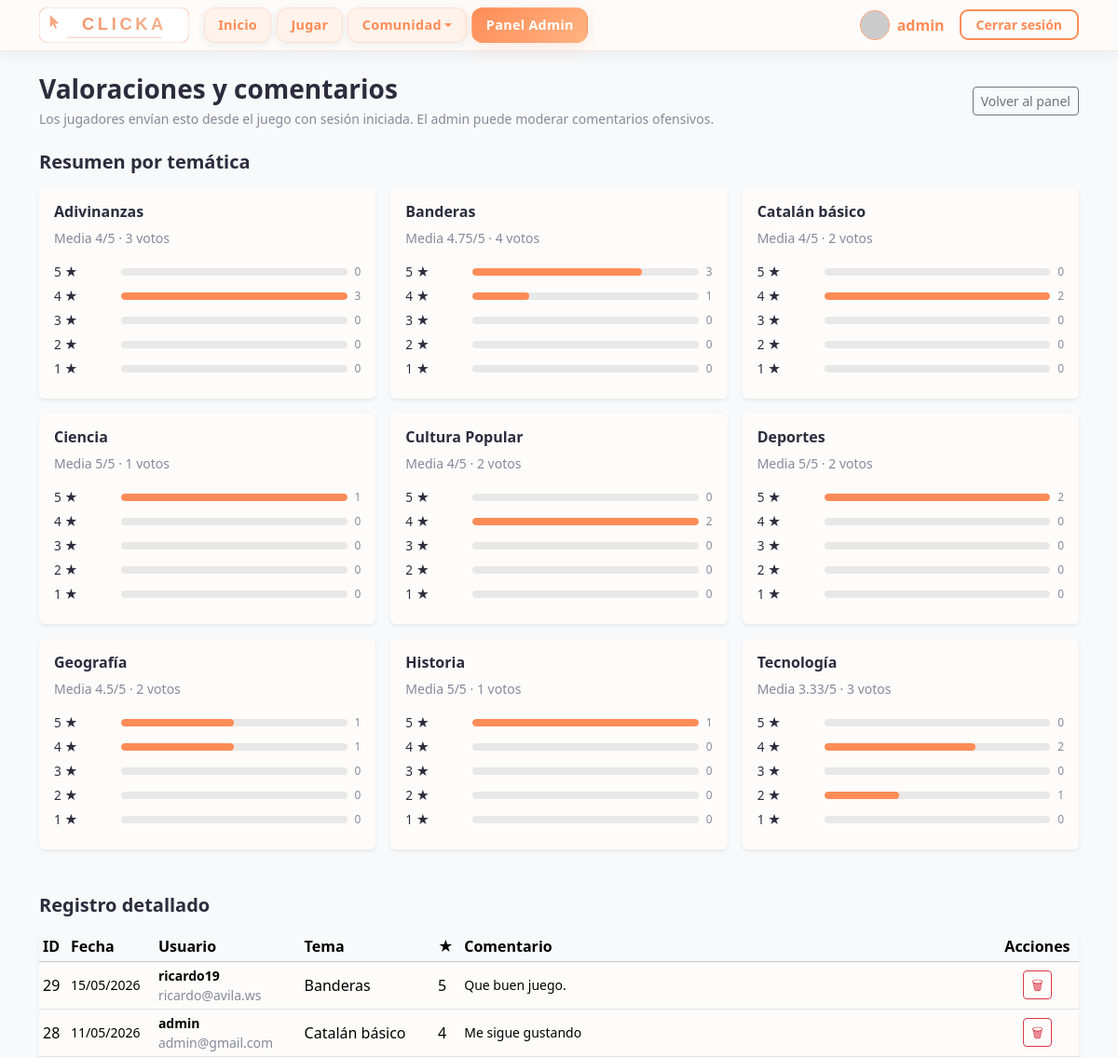
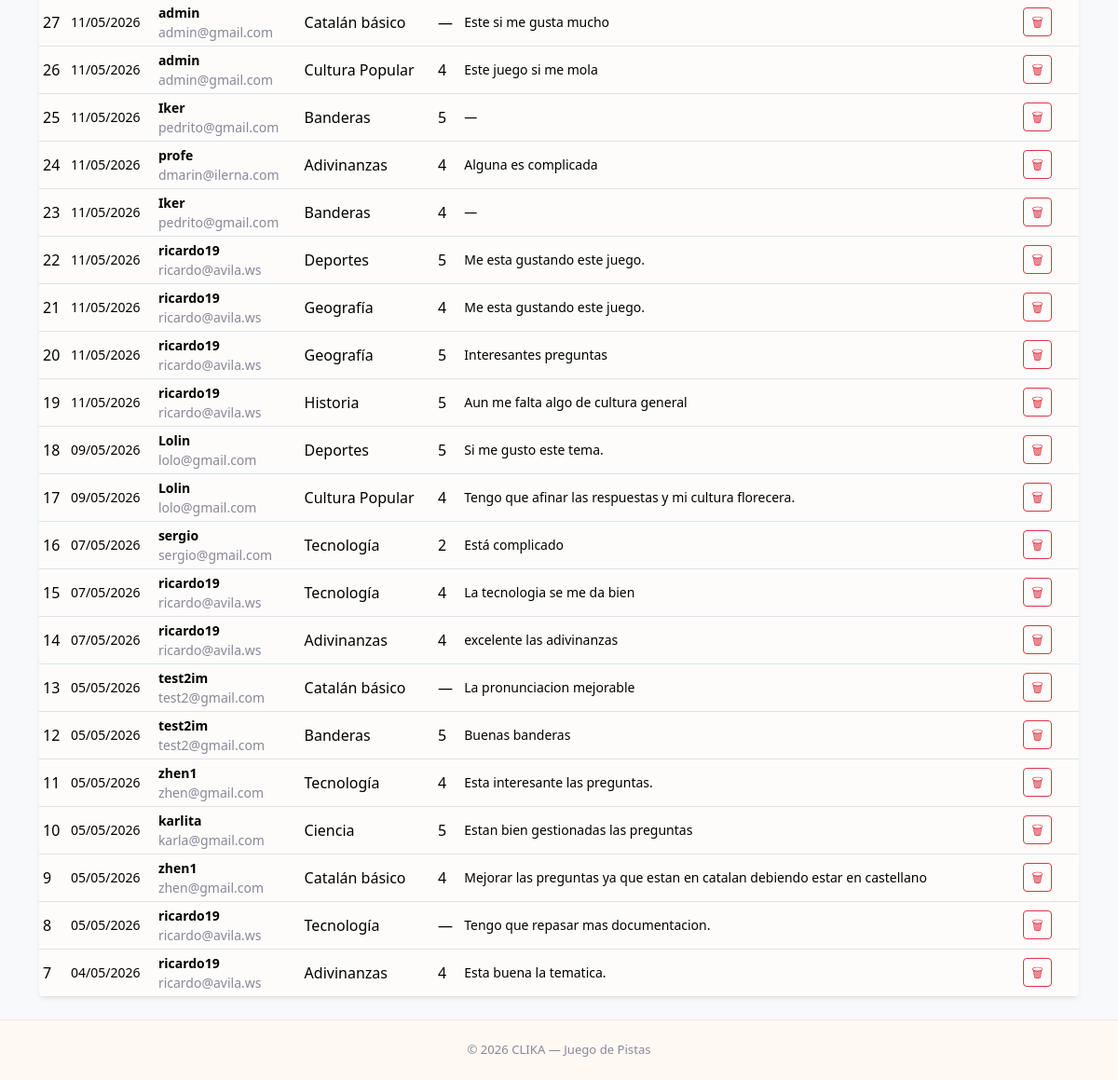
The app's page /pages/admin_feedback.php (signed in) with its own data (2 pictures, top to bottom).
### tables this page shows
CREATE TABLE app_feedback (
            id INTEGER PRIMARY KEY AUTOINCREMENT,
            usuario_id INTEGER NULL,
            estrellas INTEGER NULL,
            comentario TEXT NULL,
            tema TEXT NULL,
            created_at TEXT NOT NULL DEFAULT CURRENT_TIMESTAMP
        );

CREATE TABLE usuarios (
    id INTEGER PRIMARY KEY AUTOINCREMENT,
    username TEXT NOT NULL UNIQUE,
    password_hash TEXT NOT NULL,
    rol TEXT NOT NULL DEFAULT 'jugador',
    puntos INTEGER NOT NULL DEFAULT 0,
    created_at TEXT NOT NULL DEFAULT CURRENT_TIMESTAMP
, foto TEXT DEFAULT 'default.png', nombre_usuario TEXT NOT NULL);

### includes/db.php (called while the page is built, shortened)
<?php
try {
    $db = new SQLite3(DB_PATH);
    $db->enableExceptions(true);
    $db->busyTimeout(60000);
    $db->exec('PRAGMA foreign_keys = ON;');
    clicka_migrate_usuarios_public_name($db);
} catch (Throwable $e) {
    if (strpos($_SERVER['HTTP_ACCEPT'] ?? '', 'application/json') !== false ||
        strpos($_SERVER['REQUEST_URI'] ?? '', '/api/') !== false) {
        header('Content-Type: application/json; charset=utf-8');
        http_response_code(500);
        echo json_encode(['error' => 'Database connection failed'], JSON_UNESCAPED_UNICODE);
        exit;
    }
    die("Error de conexión a la base de datos.");
}
function clicka_migrate_usuarios_public_name(SQLite3 $db): void
{
    $hasColumn = false;
    $info = $db->query('PRAGMA table_info(usuarios)');
    while ($row = $info->fetchArray(SQLITE3_ASSOC)) {
        if (($row['name'] ?? '') === 'nombre_usuario') {
            $hasColumn = true;
            break;
        }
    }
    if ($hasColumn) {
        return;
    }
}

### pages/admin_feedback.php (the view, shortened to what this page needs)
<?php
require_once dirname(__DIR__) . '/includes/db.php';
$byTema = [];
$rows   = [];
try {
    $exists = (int) $db->querySingle("SELECT 1 FROM sqlite_master WHERE type='table' AND name='app_feedback' LIMIT 1");
    if ($exists === 1) {
        $res = $db->query(
            "SELECT f.tema, f.estrellas, COUNT(*) AS c
             FROM app_feedback f
             WHERE f.tema IS NOT NULL AND TRIM(f.tema) != ''
               AND f.estrellas BETWEEN 1 AND 5
             GROUP BY f.tema, f.estrellas"
        );
        while ($row = $res->fetchArray(SQLITE3_ASSOC)) {
            $t = (string) $row['tema'];
            $s = (int) $row['estrellas'];
            if (!isset($byTema[$t])) {
                $byTema[$t] = [1 => 0, 2 => 0, 3 => 0, 4 => 0, 5 => 0];
            }
            $byTema[$t][$s] = (int) $row['c'];
        }
        ksort($byTema, SORT_NATURAL | SORT_FLAG_CASE);
        $res2 = $db->query(
            "SELECT f.id, f.tema, f.estrellas, f.comentario, f.created_at,
                    u.username AS user_email, u.nombre_usuario AS nombre_usuario
             FROM app_feedback f
             LEFT JOIN usuarios u ON u.id = f.usuario_id
             ORDER BY f.id DESC
             LIMIT 250"
        );
        while ($row = $res2->fetchArray(SQLITE3_ASSOC)) {
            $rows[] = $row;
        }
    }
} catch (Throwable $e) {
    $error = 'No se pudieron cargar los datos.';
    error_log('admin_feedback: ' . $e->getMessage());
}
?>
<!DOCTYPE html>
<html lang="es">
<head>
  <?php include '../includes/head.php'; ?>
</head>
<body class="bg-light">
  <?php include '../includes/menu.php'; ?>
  <main class="container py-4">
    <div class="d-flex flex-wrap justify-content-between align-items-start align-items-md-center gap-2 mb-4">
      <div>
        <h1 class="h3 fw-bold mb-1">Valoraciones y comentarios</h1>
        <p class="text-muted small mb-0">Los jugadores envían esto desde el juego con sesión iniciada. El admin puede moderar comentarios ofensivos.</p>
      </div>
      <a href="admin_config.php" class="btn btn-outline-secondary btn-sm">Volver al panel</a>
    </div>
    <?php if ($byTema !== []): ?>
      <h2 class="h5 fw-bold mb-3">Resumen por temática</h2>
      <div class="row g-3 mb-5">
        <?php foreach ($byTema as $nombreTema => $counts): ?>
          <?php
          $total = array_sum($counts);
          $sum = 0;
          for ($st = 1; $st <= 5; $st++) {
              $sum += $st * $counts[$st];
          }
          $avg = $total > 0 ? round($sum / $total, 2) : 0;
          ?>
          <div class="col-md-6 col-lg-4">
            <div class="card h-100 shadow-sm border-0">
              <div class="card-body">
                <h3 class="h6 fw-bold"><?php echo htmlspecialchars($nombreTema); ?></h3>
                <p class="small text-muted">Media <?php echo htmlspecialchars((string) $avg); ?>/5 · <?php echo (int) $total; ?> votos</p>
                <?php for ($st = 5; $st >= 1; $st--): ?>
                  <?php
                  $n   = $counts[$st];
                  $pct = $total > 0 ? round(100 * $n / $total) : 0;
                  ?>
                  <div class="opinion-star-row">
                    <span class="text-nowrap" style="width:4rem"><?php echo $st; ?> ★</span>
                    <div class="opinion-star-bar"><i style="width:<?php echo (int) $pct; ?>%"></i></div>
                    <span class="text-muted small"><?php echo (int) $n; ?></span>
                  </div>
                <?php endfor; ?>
              </div>
            </div>
          </div>
        <?php endforeach; ?>
      </div>
    <?php endif; ?>
    <h2 class="h5 fw-bold mb-3">Registro detallado</h2>
    <?php if ($rows === []): ?>
      <p class="text-muted">No hay filas en <code>app_feedback</code>.</p>
    <?php else: ?>
      <div class="table-responsive card shadow-sm border-0">
        <table class="table table-sm table-hover align-middle mb-0 admin-feedback-detail-table">
          <thead class="table-light">
            <tr>
              <th class="d-none d-sm-table-cell">ID</th>
              <th>Fecha</th>
              <th>Usuario</th>
              <th class="d-none d-sm-table-cell">Tema</th>
              <th>★</th>
              <th>Comentario</th>
              <th class="text-center">Acciones</th>
            </tr>
          </thead>
          <tbody>
            <?php foreach ($rows as $r): ?>
              <?php
              $rawAt        = $r['created_at'] ?? '';
              $fechaSoloDia = '';
              if ($rawAt !== null && (string) $rawAt !== '') {
                  $rawStr = (string) $rawAt;
                  $ts     = strtotime($rawStr);
                  $fechaSoloDia = $ts !== false ? date('d/m/Y', $ts) : preg_replace('/\s.*$/', '', $rawStr);
              }
              ?>
              <tr>
                <td class="d-none d-sm-table-cell"><?php echo (int) $r['id']; ?></td>
                <td class="text-nowrap small"><?php echo htmlspecialchars($fechaSoloDia); ?></td>
                <td class="small">
                  <?php
                  $nom = (string) ($r['nombre_usuario'] ?? '');
                  $em  = (string) ($r['user_email'] ?? '');
                  if ($nom !== '') {
                      echo '<span class="fw-semibold">' . htmlspecialchars($nom) . '</span>';
                      if ($em !== '') {
                          echo '<br>';
                      }
                  }
                  echo $em !== '' ? '<span class="text-muted">' . htmlspecialchars($em) . '</span>' : '—';
                  ?>
                </td>
                <td class="d-none d-sm-table-cell"><?php echo htmlspecialchars((string) ($r['tema'] ?? '')); ?></td>
                <td><?php echo $r['estrellas'] !== null && $r['estrellas'] !== '' ? (int) $r['estrellas'] : '—'; ?></td>
                <td class="small"><?php echo $r['comentario'] !== null && $r['comentario'] !== ''
                    ? nl2br(htmlspecialchars((string) $r['comentario']))
                    : '—'; ?></td>
                <td class="text-center">
                  <button
                    type="button"
                    class="btn btn-sm btn-outline-danger js-delete-feedback-open"
                    title="Eliminar comentario ofensivo"
                    aria-label="Eliminar comentario ofensivo"
                    data-bs-toggle="modal"
                    data-bs-target="#deleteFeedbackModal"
                    data-delete-url="<?php echo htmlspecialchars('../processes/delete_feedback.proc.php?id=' . (int) $r['id'], ENT_QUOTES, 'UTF-8'); ?>">&#128465;</button>
                </td>
              </tr>
            <?php endforeach; ?>
          </tbody>
        </table>
      </div>
    <?php endif; ?>
  </main>
  <?php include '../includes/foot.php'; ?>
</body>
</html>

### assets/css/styles.css (style rules this page uses)
:root { --clika-bg: #FDFCFB; --clika-card-bg: #FFFFFF; --clika-surface: #FFF3EB; --clika-primary: #FF8C57; --clika-primary-hover: #F07040; --clika-accent: #FFB380; --clika-text: #2C2C3E; --clika-muted: #888899; --clika-border: rgba(255, 140, 87, 0.18); --clika-border-strong: rgba(255, 140, 87, 0.38); --clika-shadow: rgba(255, 140, 87, 0.18); --clika-shadow-dark: rgba(44, 44, 62, 0.08); --font-heading: ui-sans-serif, system-ui, -apple-system, 'Segoe UI', Roboto, 'Helvetica Neue', Arial, sans-serif; --font-body: ui-sans-serif, system-ui, -apple-system, 'Segoe UI', Roboto, 'Helvetica Neue', Arial, sans-serif; --bs-body-bg: var(--clika-bg); --bs-body-color: var(--clika-text); --bs-primary: var(--clika-primary); --bs-primary-rgb: 255, 140, 87; }
*, *::before, *::after { box-sizing: border-box; }
body { background-color: var(--clika-bg); color: var(--clika-text); font-family: var(--font-body); min-height: 100vh; display: flex; flex-direction: column; }
main { flex: 1 0 auto; }
h1, h2, h3, h4, h5, h6, .navbar-brand { font-family: var(--font-heading); }
.text-muted { color: var(--clika-muted) !important; }

### pages/admin_feedback.php (style rules this page uses)
.opinion-star-row { display: flex; align-items: center; gap: .5rem; margin-bottom: .35rem; font-size: .85rem; }
.opinion-star-bar { flex: 1; height: 8px; background: #e8e8e8; border-radius: 4px; overflow: hidden; min-width: 40px; }
.opinion-star-bar > i { display: block; height: 100%; background: var(--bs-primary); border-radius: 4px; }
.admin-feedback-detail-table th:last-child, .admin-feedback-detail-table td:last-child { min-width: 38%; }
.admin-feedback-detail-table td:last-child { word-break: break-word; }

### records on screen
app_feedback: id "29", created_at "15/05/2026", usuario.nombre_usuario "ricardo19", usuario.username "ricardo@avila.ws", tema "Banderas", estrellas "5", comentario "Que buen juego."
app_feedback: id "28", created_at "11/05/2026", usuario.nombre_usuario "admin", usuario.username "admin@gmail.com", tema "Catalán básico", estrellas "4", comentario "Me sigue gustando"
app_feedback: id "27", created_at "11/05/2026", usuario.nombre_usuario "admin", usuario.username "admin@gmail.com", tema "Catalán básico", comentario "Este si me gusta mucho"
app_feedback: id "26", created_at "11/05/2026", usuario.nombre_usuario "admin", usuario.username "admin@gmail.com", tema "Cultura Popular", estrellas "4", comentario "Este juego si me mola"
app_feedback: id "25", created_at "11/05/2026", usuario.nombre_usuario "Iker", usuario.username "pedrito@gmail.com", tema "Banderas", estrellas "5"
app_feedback: id "24", created_at "11/05/2026", usuario.nombre_usuario "profe", usuario.username "dmarin@ilerna.com", tema "Adivinanzas", estrellas "4", comentario "Alguna es complicada"
app_feedback: id "23", created_at "11/05/2026", usuario.nombre_usuario "Iker", usuario.username "pedrito@gmail.com", tema "Banderas", estrellas "4"
app_feedback: id "22", created_at "11/05/2026", usuario.nombre_usuario "ricardo19", usuario.username "ricardo@avila.ws", tema "Deportes", estrellas "5", comentario "Me esta gustando este juego."
app_feedback: id "21", created_at "11/05/2026", usuario.nombre_usuario "ricardo19", usuario.username "ricardo@avila.ws", tema "Geografía", estrellas "4", comentario "Me esta gustando este juego."
app_feedback: id "20", created_at "11/05/2026", usuario.nombre_usuario "ricardo19", usuario.username "ricardo@avila.ws", tema "Geografía", estrellas "5", comentario "Interesantes preguntas"
app_feedback: id "19", created_at "11/05/2026", usuario.nombre_usuario "ricardo19", usuario.username "ricardo@avila.ws", tema "Historia", estrellas "5", comentario "Aun me falta algo de cultura general"
app_feedback: id "18", created_at "09/05/2026", usuario.nombre_usuario "Lolin", usuario.username "lolo@gmail.com", tema "Deportes", estrellas "5", comentario "Si me gusto este tema."
app_feedback: id "17", created_at "09/05/2026", usuario.nombre_usuario "Lolin", usuario.username "lolo@gmail.com", tema "Cultura Popular", estrellas "4", comentario "Tengo que afinar las respuestas y mi cultura florecera."
app_feedback: id "16", created_at "07/05/2026", usuario.nombre_usuario "sergio", usuario.username "sergio@gmail.com", tema "Tecnología", estrellas "2", comentario "Está complicado"
app_feedback: id "15", created_at "07/05/2026", usuario.nombre_usuario "ricardo19", usuario.username "ricardo@avila.ws", tema "Tecnología", estrellas "4", comentario "La tecnologia se me da bien"
app_feedback: id "14", created_at "07/05/2026", usuario.nombre_usuario "ricardo19", usuario.username "ricardo@avila.ws", tema "Adivinanzas", estrellas "4", comentario "excelente las adivinanzas"
app_feedback: id "13", created_at "05/05/2026", usuario.nombre_usuario "test2im", usuario.username "test2@gmail.com", tema "Catalán básico", comentario "La pronunciacion mejorable"
app_feedback: id "12", created_at "05/05/2026", usuario.nombre_usuario "test2im", usuario.username "test2@gmail.com", tema "Banderas", estrellas "5", comentario "Buenas banderas"
app_feedback: id "11", created_at "05/05/2026", usuario.nombre_usuario "zhen1", usuario.username "zhen@gmail.com", tema "Tecnología", estrellas "4", comentario "Esta interesante las preguntas."
app_feedback: id "10", created_at "05/05/2026", usuario.nombre_usuario "karlita", usuario.username "karla@gmail.com", tema "Ciencia", estrellas "5", comentario "Estan bien gestionadas las preguntas"
app_feedback: id "9", created_at "05/05/2026", usuario.nombre_usuario "zhen1", usuario.username "zhen@gmail.com", tema "Catalán básico", estrellas "4", comentario "Mejorar las preguntas ya que estan en catalan debiendo estar en castellano"
app_feedback: id "8", created_at "05/05/2026", usuario.nombre_usuario "ricardo19", usuario.username "ricardo@avila.ws", tema "Tecnología", comentario "Tengo que repasar mas documentacion."
app_feedback: id "7", created_at "04/05/2026", usuario.nombre_usuario "ricardo19", usuario.username "ricardo@avila.ws", tema "Adivinanzas", estrellas "4", comentario "Esta buena la tematica."

### other values on screen
$navName "admin"
$nombreTema "Adivinanzas"
$avg "4"
$total "3"
$n "0"
$n "3"
$nombreTema "Banderas"
$avg "4.75"
$total "4"
$n "1"
$nombreTema "Catalán básico"
$total "2"
$n "2"
$nombreTema "Ciencia"
$avg "5"
